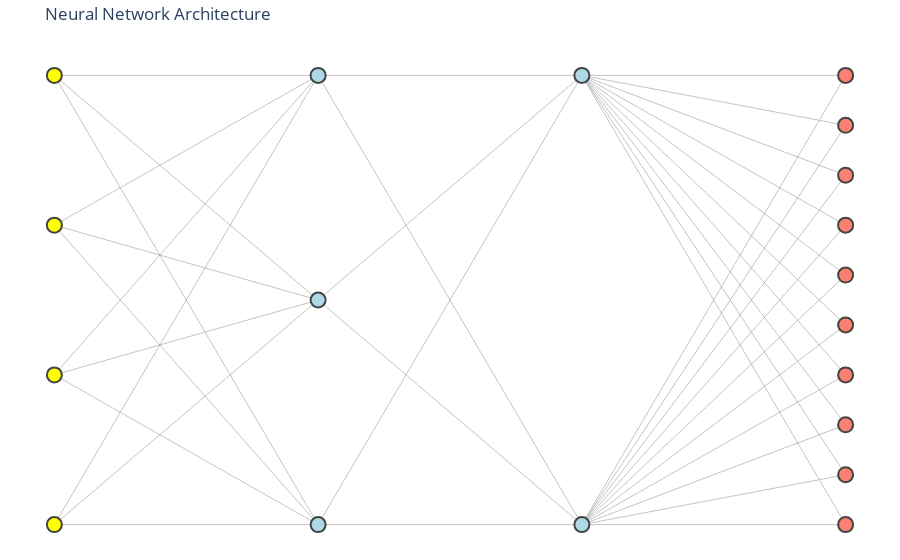

This figure's notebook cell:
### Code cell
model_ffnn.visualize()

### Figure 1 — Plotly figure (JSON) as saved in the notebook; plotly's stock layout.template omitted (floating-point values rounded to 4 significant figures)
{"data": [{"hoverinfo": "text", "line": {"color": "#888", "width": 0.5}, "mode": "lines", "text": ["Weight: <__main__.VarValue object at 0x333b8cc90>", "Weight: <__main__.VarValue object at 0x333b8cb50>", "Weight: <__main__.VarValue object at 0x333b8ca10>", "Weight: <__main__.VarValue object at 0x333b8c4d0>", "Weight: <__main__.VarValue object at 0x333b8c510>", "Weight: <__main__.VarValue object at 0x333b8c2d0>", "Weight: <__main__.VarValue object at 0x3309bce90>", "Weight: <__main__.VarValue object at 0x3309bc310>", "Weight: <__main__.VarValue object at 0x3309bd310>", "Weight: <__main__.VarValue object at 0x3309bd250>", "Weight: <__main__.VarValue object at 0x3309bc590>", "Weight: <__main__.VarValue object at 0x3309bff90>", "Weight: <__main__.VarValue object at 0x333b8ebd0>", "Weight: <__main__.VarValue object at 0x333b8ea90>", "Weight: <__main__.VarValue object at 0x333b8e810>", "Weight: <__main__.VarValue object at 0x333b8e410>", "Weight: <__main__.VarValue object at 0x333b8e210>", "Weight: <__main__.VarValue object at 0x333b8ddd0>", "Weight: <__main__.VarValue object at 0x333b8fc50>", "Weight: <__main__.VarValue object at 0x333b8fb10>", "Weight: Unavailable", "Weight: Unavailable", "Weight: Unavailable", "Weight: Unavailable", "Weight: Unavailable", "Weight: Unavailable", "Weight: Unavailable", "Weight: Unavailable", "Weight: <__main__.VarValue object at 0x333b8f9d0>", "Weight: <__main__.VarValue object at 0x333b8f890>", "Weight: Unavailable", "Weight: Unavailable", "Weight: Unavailable", "Weight: Unavailable", "Weight: Unavailable", "Weight: Unavailable", "Weight: Unavailable", "Weight: Unavailable"], "type": "scatter", "x": [0, 0.3333, null, 0, 0.3333, null, 0, 0.3333, null, 0, 0.3333, null, 0, 0.3333, null, 0, 0.3333, null, 0, 0.3333, null, 0, 0.3333, null, 0, 0.3333, null, 0, 0.3333, null, 0, 0.3333, null, 0, 0.3333, null, 0.3333, 0.6667, null, 0.3333, 0.6667, null, 0.3333, 0.6667, null, 0.3333, 0.6667, null, 0.3333, 0.6667, null, 0.3333, 0.6667, null, 0.6667, 1, null, 0.6667, 1, null, 0.6667, 1, null, 0.6667, 1, null, 0.6667, 1, null, 0.6667, 1, null, 0.6667, 1, null, 0.6667, 1, null, 0.6667, 1, null, 0.6667, 1, null, 0.6667, 1, null, 0.6667, 1, null, 0.6667, 1, null, 0.6667, 1, null, 0.6667, 1, null, 0.6667, 1, null, 0.6667, 1, null, 0.6667, 1, null, 0.6667, 1, null, 0.6667, 1, null], "y": [0, 0, null, 0, 0.5, null, 0, 1, null, 0.3333, 0, null, 0.3333, 0.5, null, 0.3333, 1, null, 0.6667, 0, null, 0.6667, 0.5, null, 0.6667, 1, null, 1, 0, null, 1, 0.5, null, 1, 1, null, 0, 0, null, 0, 1, null, 0.5, 0, null, 0.5, 1, null, 1, 0, null, 1, 1, null, 0, 0, null, 0, 0.1111, null, 0, 0.2222, null, 0, 0.3333, null, 0, 0.4444, null, 0, 0.5556, null, 0, 0.6667, null, 0, 0.7778, null, 0, 0.8889, null, 0, 1, null, 1, 0, null, 1, 0.1111, null, 1, 0.2222, null, 1, 0.3333, null, 1, 0.4444, null, 1, 0.5556, null, 1, 0.6667, null, 1, 0.7778, null, 1, 0.8889, null, 1, 1, null]}, {"hoverinfo": "text", "marker": {"color": ["yellow", "yellow", "yellow", "yellow", "lightblue", "lightblue", "lightblue", "lightblue", "lightblue", "salmon", "salmon", "salmon", "salmon", "salmon", "salmon", "salmon", "salmon", "salmon", "salmon"], "line": {"width": 2}, "showscale": false, "size": 15}, "mode": "markers", "text": ["Layer 0, Neuron 0<br>Activation: linear", "Layer 0, Neuron 1<br>Activation: linear", "Layer 0, Neuron 2<br>Activation: linear", "Layer 0, Neuron 3<br>Activation: linear", "Layer 1, Neuron 0<br>Activation: linear", "Layer 1, Neuron 1<br>Activation: linear", "Layer 1, Neuron 2<br>Activation: linear", "Layer 2, Neuron 0<br>Activation: relu", "Layer 2, Neuron 1<br>Activation: relu", "Layer 3, Neuron 0<br>Activation: softmax", "Layer 3, Neuron 1<br>Activation: softmax", "Layer 3, Neuron 2<br>Activation: softmax", "Layer 3, Neuron 3<br>Activation: softmax", "Layer 3, Neuron 4<br>Activation: softmax", "Layer 3, Neuron 5<br>Activation: softmax", "Layer 3, Neuron 6<br>Activation: softmax", "Layer 3, Neuron 7<br>Activation: softmax", "Layer 3, Neuron 8<br>Activation: softmax", "Layer 3, Neuron 9<br>Activation: softmax"], "type": "scatter", "x": [0, 0, 0, 0, 0.3333, 0.3333, 0.3333, 0.6667, 0.6667, 1, 1, 1, 1, 1, 1, 1, 1, 1, 1], "y": [0, 0.3333, 0.6667, 1, 0, 0.5, 1, 0, 1, 0, 0.1111, 0.2222, 0.3333, 0.4444, 0.5556, 0.6667, 0.7778, 0.8889, 1]}], "layout": {"hovermode": "closest", "margin": {"b": 0, "l": 0, "r": 0, "t": 40}, "plot_bgcolor": "rgba(255,255,255,255)", "showlegend": false, "title": {"text": "Neural Network Architecture"}, "xaxis": {"showgrid": false, "showticklabels": false, "zeroline": false}, "yaxis": {"showgrid": false, "showticklabels": false, "zeroline": false}}}
